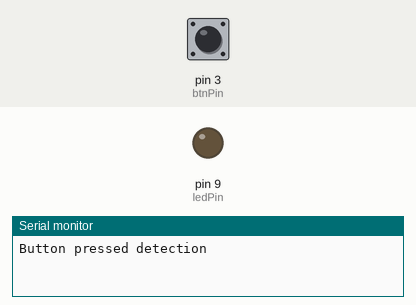
Recording of a sketch running on a simulated Arduino Uno, built with avr-gcc and run on an emulated ATmega328P. On the bench: output pins drawn as LEDs (lit = HIGH), the last lines printed to the serial monitor. Inputs (shaded band) come from the test bench; at power-on: pin 3 (btnPin) HIGH.

Above: at 1.2 s.
1.3 s: pin 3 (btnPin) pulled LOW for 0.15 s
At 2.0 s:
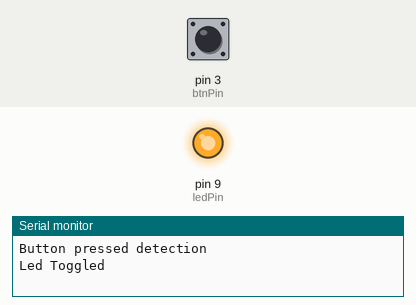
2.9 s: pin 3 (btnPin) pulled LOW for 1 s
At 3.2 s:
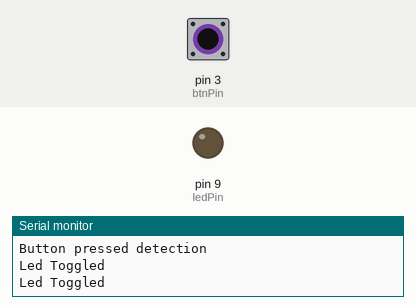
5.4 s: pin 3 (btnPin) pulled LOW for 3.2 s
At 6.3 s:
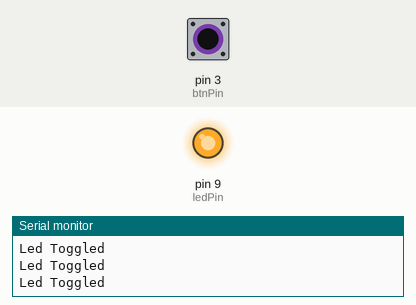
Timing chart, 0 to 8.4 s (numbered marks = the images above; inputs shaded):
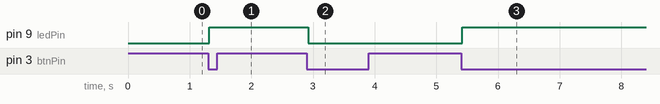

Measured:
- after the input at 1.3 s, pin 9 (ledPin): LOW → HIGH at once
- after the input at 2.9 s, pin 9 (ledPin): HIGH → LOW at once
- after the input at 5.4 s, pin 9 (ledPin): LOW → HIGH at once

The sketch:

BtnPolling.ino
```cpp
/*
   Three ways of polling for button pushed event to toggle led.
   The circuit:
   1.A push button is attached to D3 with pull down resistor.
   2.An led is attached to D9 with a resistor in series.
   Created 2019-08-30
   Author: Bruce Chiu
   Mail: boo.chiu@gmail.com
*/

const byte btnPin = 3;
const byte ledPin = 9;
const int debounceTime = 20;//設定除跳時間

void setup() {
  pinMode(btnPin, INPUT);//設定按鍵腳位為輸入
  pinMode(ledPin, OUTPUT);//設定LED腳位為輸出
  Serial.begin(115200);//設定序列埠速率
  Serial.println("Button pressed detection");//印出提示字串
}

void toggleLED() {
  static boolean ledState = LOW;//宣告static變數以儲存led狀態
  digitalWrite(ledPin, ledState ^= 1);//將ledState狀態變換後作為digitalWrite的輸出狀態
}

void loop() {
  //選擇以下任一種輪詢的方式
  debounceMethodOne();
  //debounceMethodTwo();
  //debounceMethodThree();
}


void debounceMethodOne() {
  static boolean lastBtnState = LOW;//宣告static boolean變數以儲存最新的按鍵偵測狀態
  if (lastBtnState!=digitalRead(btnPin)) {//若狀態有變遷
    delay(debounceTime);//則開始除跳
    if (lastBtnState!=digitalRead(btnPin)) {//若除跳後狀態維持
      lastBtnState = digitalRead(btnPin);//更新按鍵偵測狀態
      if (lastBtnState == LOW) {//若按鍵偵測狀態為LOW，代表使用者按下按鍵又放開，因此判定為一次按下事件
        toggleLED();//切換LED燈狀態
        Serial.println("Led Toggled");
      }
    }
  }
}

void debounceMethodTwo() {
  static boolean lastBtnState = LOW;//宣告static boolean變數以儲存最新的按鍵偵測狀態
  if (lastBtnState != digitalRead(btnPin)) {//若狀態有變遷
    lastBtnState = digitalRead(btnPin);//更新按鍵偵測狀態
    for (int count = 0; count < 10; count++) {//開始除跳
      delay(1);
      if (lastBtnState != digitalRead(btnPin)) {//除跳中，若有狀態變遷，則再延長除跳時間
        count = 0;
      }
    }
    if (lastBtnState == LOW) {//除跳結束，若按鍵偵測狀態為LOW，代表使用者按下按鍵又放開，因此判定為一次按下事件
      toggleLED();//切換LED燈狀態
      Serial.println("Led Toggled");
    }
  }
}

void debounceMethodThree() {
  static int stateChageCount = 0;//宣告int變數以儲存按鍵偵測狀態變遷的次數
  static boolean lastBtnState = LOW;//宣告static boolean變數以儲存最新的按鍵偵測狀態
  if (lastBtnState != digitalRead(btnPin)) {//若狀態有變遷
    lastBtnState = digitalRead(btnPin);//更新按鍵偵測狀態
    //開始除跳
    delay(debounceTime);
    if (lastBtnState == digitalRead(btnPin)) {//若狀態維持
      stateChageCount++;//狀態變遷的次數累加
    }
  }
  if (stateChageCount == 2) {//狀態變遷的次數累加為2，則代表使用者按下按鍵又放開，因此判定為一次按下事件
    toggleLED();//切換LED燈狀態
    Serial.println("Led Toggled");
    stateChageCount = 0;//清除狀態變遷的計數值
  }
}
```
